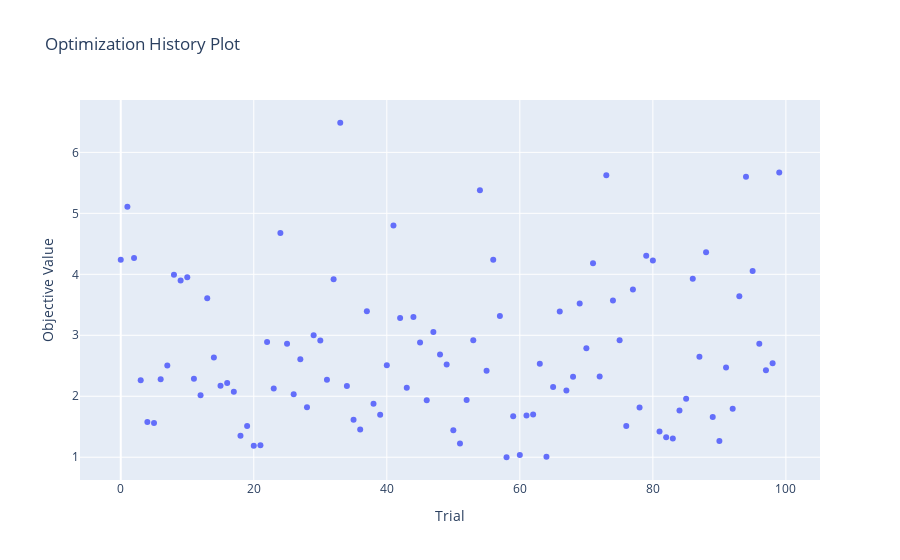
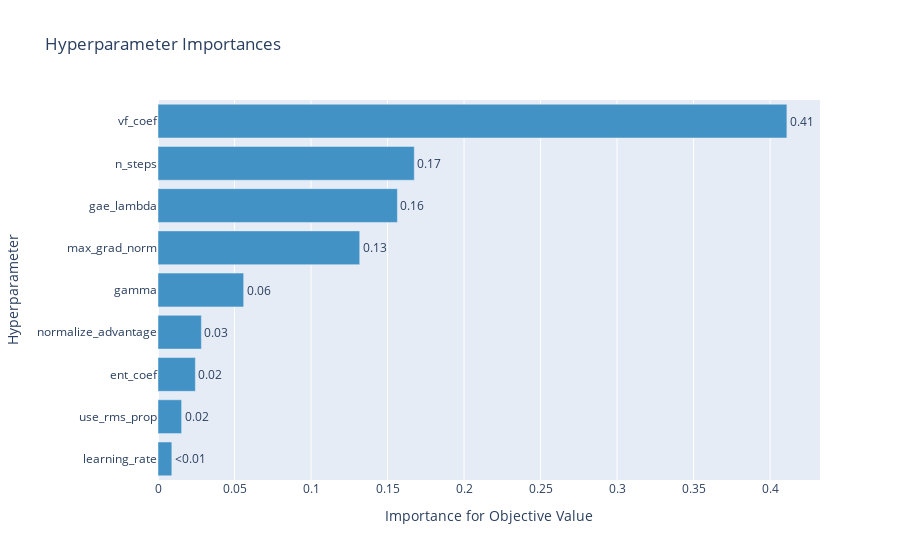
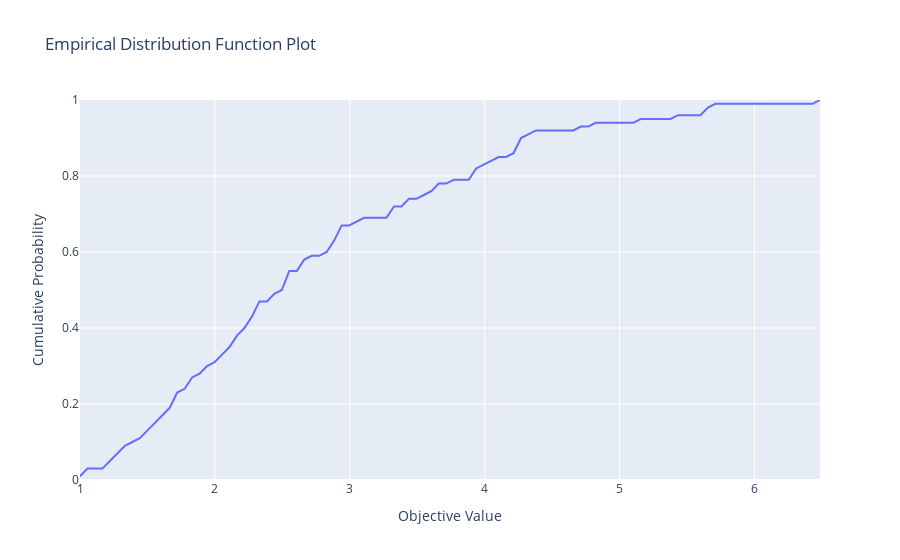

Write notebook code for charts like these, in order.
### Markdown cell above
#### Parameter Importance

### Code cell
parameter_importance(A2C_study, "A2C")

### Figure 1 — Plotly figure (JSON) as saved in the notebook; plotly's stock layout.template omitted (floating-point values rounded to 4 significant figures)
{"data": [{"mode": "markers", "name": "Objective Value", "type": "scatter", "x": [0, 1, 2, 3, 4, 5, 6, 7, 8, 9, 10, 11, 12, 13, 14, 15, 16, 17, 18, 19, 20, 21, 22, 23, 24, 25, 26, 27, 28, 29, 30, 31, 32, 33, 34, 35, 36, 37, 38, 39, 40, 41, 42, 43, 44, 45, 46, 47, 48, 49, 50, 51, 52, 53, 54, 55, 56, 57, 58, 59, 60, 61, 62, 63, 64, 65, 66, 67, 68, 69, 70, 71, 72, 73, 74, 75, 76, 77, 78, 79, 80, 81, 82, 83, 84, 85, 86, 87, 88, 89, 90, 91, 92, 93, 94, 95, 96, 97, 98, 99], "y": [4.239, 5.106, 4.269, 2.264, 1.579, 1.561, 2.278, 2.504, 3.994, 3.897, 3.95, 2.285, 2.018, 3.607, 2.636, 2.17, 2.219, 2.073, 1.353, 1.512, 1.189, 1.196, 2.889, 2.127, 4.679, 2.86, 2.032, 2.607, 1.819, 3.001, 2.916, 2.27, 3.92, 6.486, 2.17, 1.616, 1.456, 3.393, 1.878, 1.698, 2.51, 4.802, 3.283, 2.14, 3.299, 2.88, 1.935, 3.053, 2.685, 2.52, 1.443, 1.226, 1.938, 2.918, 5.38, 2.418, 4.237, 3.317, 0.9997, 1.671, 1.036, 1.685, 1.701, 2.533, 1.006, 2.153, 3.39, 2.093, 2.321, 3.522, 2.786, 4.18, 2.323, 5.625, 3.569, 2.918, 1.511, 3.753, 1.816, 4.304, 4.227, 1.422, 1.327, 1.306, 1.768, 1.961, 3.926, 2.646, 4.362, 1.659, 1.267, 2.471, 1.795, 3.642, 5.602, 4.056, 2.861, 2.425, 2.541, 5.67]}], "layout": {"title": {"text": "Optimization History Plot"}, "xaxis": {"title": {"text": "Trial"}}, "yaxis": {"title": {"text": "Objective Value"}}}}

### Figure 2 — Plotly figure (JSON) as saved in the notebook; plotly's stock layout.template omitted (floating-point values rounded to 4 significant figures)
{"data": [{"cliponaxis": false, "hovertemplate": ["learning_rate (FloatDistribution): 0.009046859642810217<extra></extra>", "use_rms_prop (CategoricalDistribution): 0.01543369963420381<extra></extra>", "ent_coef (FloatDistribution): 0.024417108918927125<extra></extra>", "normalize_advantage (CategoricalDistribution): 0.028354871390352598<extra></extra>", "gamma (CategoricalDistribution): 0.05598527510190907<extra></extra>", "max_grad_norm (CategoricalDistribution): 0.13182375601076315<extra></extra>", "gae_lambda (CategoricalDistribution): 0.15645911755537156<extra></extra>", "n_steps (CategoricalDistribution): 0.1674863899662551<extra></extra>", "vf_coef (FloatDistribution): 0.4109929217794073<extra></extra>"], "marker": {"color": "rgb(66,146,198)"}, "orientation": "h", "text": ["<0.01", "0.02", "0.02", "0.03", "0.06", "0.13", "0.16", "0.17", "0.41"], "textposition": "outside", "type": "bar", "x": [0.009047, 0.01543, 0.02442, 0.02835, 0.05599, 0.1318, 0.1565, 0.1675, 0.411], "y": ["learning_rate", "use_rms_prop", "ent_coef", "normalize_advantage", "gamma", "max_grad_norm", "gae_lambda", "n_steps", "vf_coef"]}], "layout": {"showlegend": false, "title": {"text": "Hyperparameter Importances"}, "xaxis": {"title": {"text": "Importance for Objective Value"}}, "yaxis": {"title": {"text": "Hyperparameter"}}}}

### Figure 3 — Plotly figure (JSON) as saved in the notebook; plotly's stock layout.template omitted (floating-point values rounded to 4 significant figures)
{"data": [{"mode": "lines", "name": "A2C_study", "type": "scatter", "x": [0.9997, 1.055, 1.111, 1.166, 1.221, 1.277, 1.332, 1.388, 1.443, 1.498, 1.554, 1.609, 1.665, 1.72, 1.776, 1.831, 1.886, 1.942, 1.997, 2.053, 2.108, 2.163, 2.219, 2.274, 2.33, 2.385, 2.44, 2.496, 2.551, 2.607, 2.662, 2.718, 2.773, 2.828, 2.884, 2.939, 2.995, 3.05, 3.105, 3.161, 3.216, 3.272, 3.327, 3.383, 3.438, 3.493, 3.549, 3.604, 3.66, 3.715, 3.77, 3.826, 3.881, 3.937, 3.992, 4.047, 4.103, 4.158, 4.214, 4.269, 4.325, 4.38, 4.435, 4.491, 4.546, 4.602, 4.657, 4.712, 4.768, 4.823, 4.879, 4.934, 4.99, 5.045, 5.1, 5.156, 5.211, 5.267, 5.322, 5.377, 5.433, 5.488, 5.544, 5.599, 5.654, 5.71, 5.765, 5.821, 5.876, 5.932, 5.987, 6.042, 6.098, 6.153, 6.209, 6.264, 6.319, 6.375, 6.43, 6.486], "y": [0.01, 0.03, 0.03, 0.03, 0.05, 0.07, 0.09, 0.1, 0.11, 0.13, 0.15, 0.17, 0.19, 0.23, 0.24, 0.27, 0.28, 0.3, 0.31, 0.33, 0.35, 0.38, 0.4, 0.43, 0.47, 0.47, 0.49, 0.5, 0.55, 0.55, 0.58, 0.59, 0.59, 0.6, 0.63, 0.67, 0.67, 0.68, 0.69, 0.69, 0.69, 0.69, 0.72, 0.72, 0.74, 0.74, 0.75, 0.76, 0.78, 0.78, 0.79, 0.79, 0.79, 0.82, 0.83, 0.84, 0.85, 0.85, 0.86, 0.9, 0.91, 0.92, 0.92, 0.92, 0.92, 0.92, 0.92, 0.93, 0.93, 0.94, 0.94, 0.94, 0.94, 0.94, 0.94, 0.95, 0.95, 0.95, 0.95, 0.95, 0.96, 0.96, 0.96, 0.96, 0.98, 0.99, 0.99, 0.99, 0.99, 0.99, 0.99, 0.99, 0.99, 0.99, 0.99, 0.99, 0.99, 0.99, 0.99, 1]}], "layout": {"title": {"text": "Empirical Distribution Function Plot"}, "xaxis": {"title": {"text": "Objective Value"}}, "yaxis": {"range": [0, 1], "title": {"text": "Cumulative Probability"}}}}
